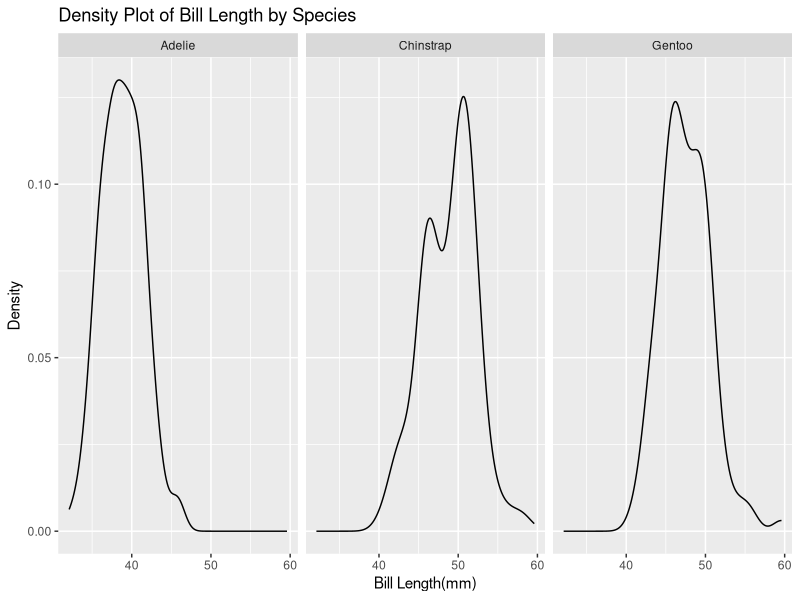
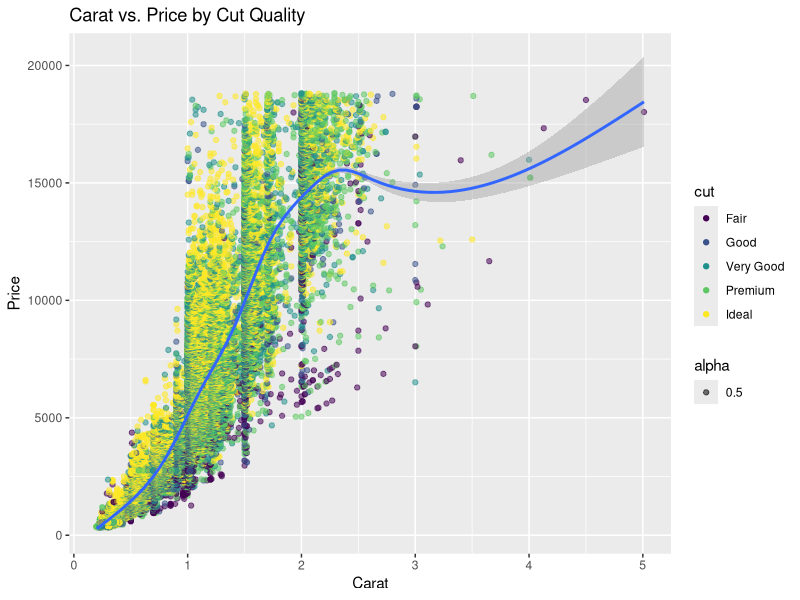
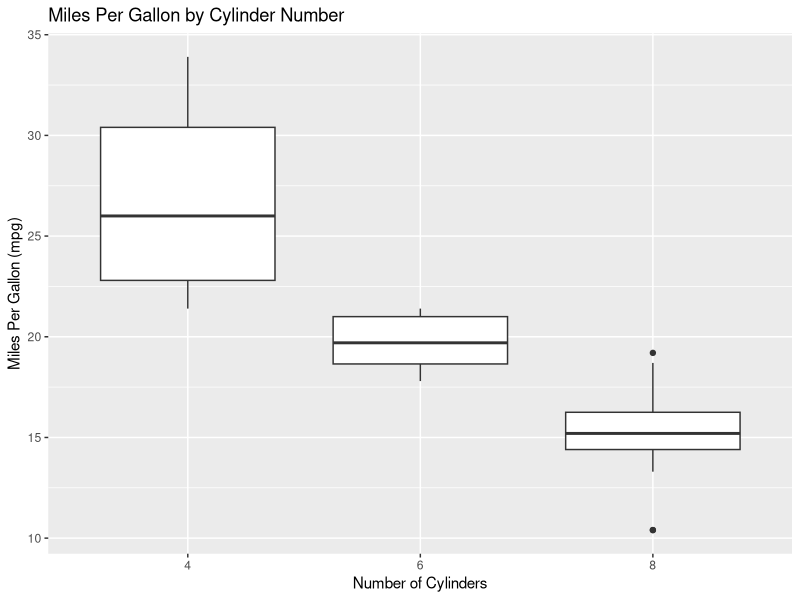
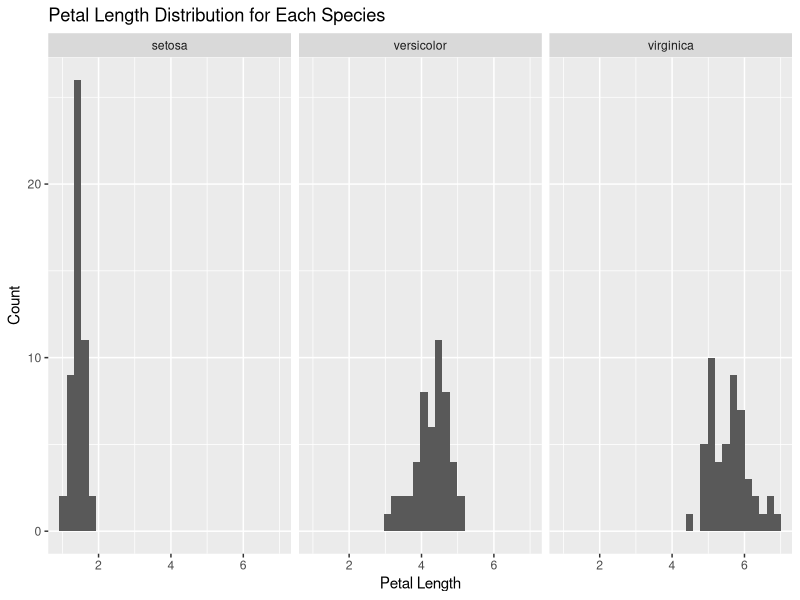

Here is the R script that generated these plots, in order:
# Please create teh following plots:

# Q1 ----

# Load the tidyverse library
library(tidyverse)

# Load the palmerpenguins library
library(palmerpenguins)

# Load the penguins dataset
data(penguins)

# Plot 1
# Create a density plot of the 'bill_length_mm' column of the penguins
# dataset.
# Use the ggplot() function to create the plot.
# Use the aes() function to specify the x-axis variable.
# Inside the aes() function, set the x parameter to the 'bill_length_mm'
# column of the penguins dataset.
# Add a + sign after the ggplot() function.
# Use the geom_density() function to add a density plot to the ggplot()
# function.
# Add a + sign after the geom_density() function.
# Use the facet_grid() function to add a facet to the ggplot() function.
# Inside the facet_grid() function, set the formula to
# "~ species".
# Add a + sign after the facet_grid() function.
# Use the labs() function to add a title to the ggplot() function.
# Inside the labs() function, set the title parameter to
# "Density Plot of Bill Length by Species".
# Set the x parameter to "Bill Length (mm)".
# Set the y parameter to "Density".

plot1 <- ggplot(data = penguins, aes(x = bill_length_mm)) +
                  geom_density() +
                  facet_grid(~species) +
                  labs(title = "Density Plot of Bill Length by Species", x = "Bill Length(mm)", y = "Density")# You code for the plot here


# To verify your answer, run the following code
plot1

# Q2 ----

# Use the diamonds dataset from ggplot2
data(diamonds)

# Plot 2
# Create a scatter plot of 'carat' vs. 'price', colored by 'cut' quality.
# Use the ggplot() function to create the plot.
# Use the aes() function to specify the x-axis and y-axis variables.
# Inside the aes() function, set the x parameter to 'carat', the y parameter to 'price'.
# Add a + sign after the ggplot() function.
# Use the geom_point() function to add a scatter plot to the ggplot() function. 
# Inside the geom_point() function, use the aes() function to set the color parameter to 'cut'.
# Set the alpha parameter inside geom_point() to 0.5 to make the points semi-transparent if there is overplotting.
# Use the geom_smooth() function to add a smooth line through the points for each 'cut' category, setting the method argument to "lm" for linear models.
# Add a + sign after the geom_point() (and geom_smooth(), if used) function.
# Use the labs() function to add a title to the ggplot() function.
# Inside the labs() function, set the title parameter to "Carat vs. Price by Cut Quality",
# Set the x parameter to "Carat",
# Set the y parameter to "Price".

plot2 <- ggplot(data = diamonds, aes(x = carat, y = price)) +
                  geom_point(aes(color = cut, alpha = 0.5)) +
                  geom_smooth() +
                  labs(title = "Carat vs. Price by Cut Quality", x = "Carat", y = "Price")# Your code for the plot here


# To verify your answer, run the following code
plot2

# Q3 ----


# Use the mtcars dataset
data(mtcars)

# Plot 3
# Create a boxplot of 'mpg' by 'cyl' (number of cylinders).
# Use the ggplot() function to create the plot.
# Use the aes() function to specify the x-axis and y-axis variables.
# Inside the aes() function, set the x parameter to 'cyl' and the y parameter to 'mpg'.
# NOTICE that you will need to convert the 'cyl' column to a factor using the factor() function. factor(cyl)
# Add a + sign after the ggplot() function.
# Use the geom_boxplot() function to add a boxplot to the ggplot() function.
# Add a + sign after the geom_boxplot() function.
# Use the labs() function to add a title to the ggplot() function.
# Inside the labs() function, set the title parameter to "Miles Per Gallon by Cylinder Number",
# Set the x parameter to "Number of Cylinders",
# Set the y parameter to "Miles Per Gallon (mpg)".

plot3 <- ggplot(data = mtcars, aes(x = factor(cyl), y = mpg)) +
  geom_boxplot() +
  labs(title = "Miles Per Gallon by Cylinder Number", x = "Number of Cylinders", y = "Miles Per Gallon (mpg)")# Your code for the plot here


# To verify your answer, run the following code
plot3

# Q4 ----

# Use the iris dataset
data(iris)

# Plot 4
# Create a histogram of 'Petal.Length' for each species.
# Use the ggplot() function to create the plot.
# Use the aes() function to specify the x-axis variable.
# Inside the aes() function, set the x parameter to 'Petal.Length'.
# Add a + sign after the ggplot() function.
# Use the geom_histogram() function to add a histogram to the ggplot() function, and set bins to 30.
# Add a + sign after the geom_histogram() function.
# Use the facet_wrap() function to add a facet for 'Species'.
# Inside the facet_wrap() function, set the facets parameter to '~ Species'.
# Add a + sign after the facet_wrap() function.
# Use the labs() function to add a title to the ggplot() function.
# Inside the labs() function, set the title parameter to "Petal Length Distribution for Each Species",
# Set the x parameter to "Petal Length",
# Set the y parameter to "Count".

plot4 <- ggplot(data = iris, aes(x = Petal.Length)) +
  geom_histogram(bins = 30) +
  facet_wrap(~Species) +
  labs(title = "Petal Length Distribution for Each Species", x = "Petal Length", y = "Count")# Your code for the plot here


# To verify your answer, run the following code
plot4
